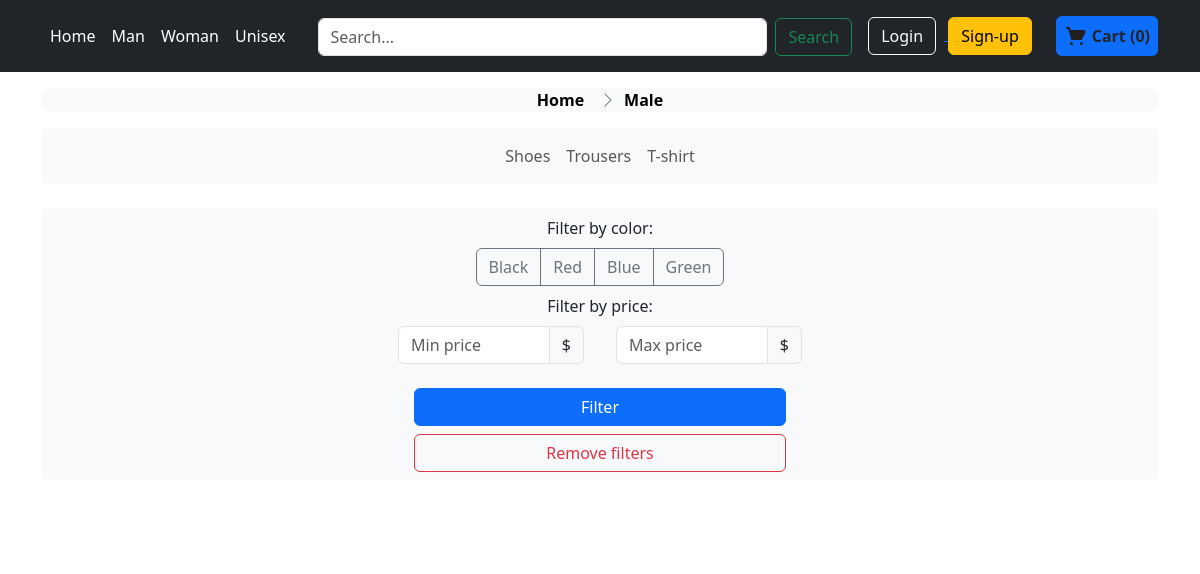
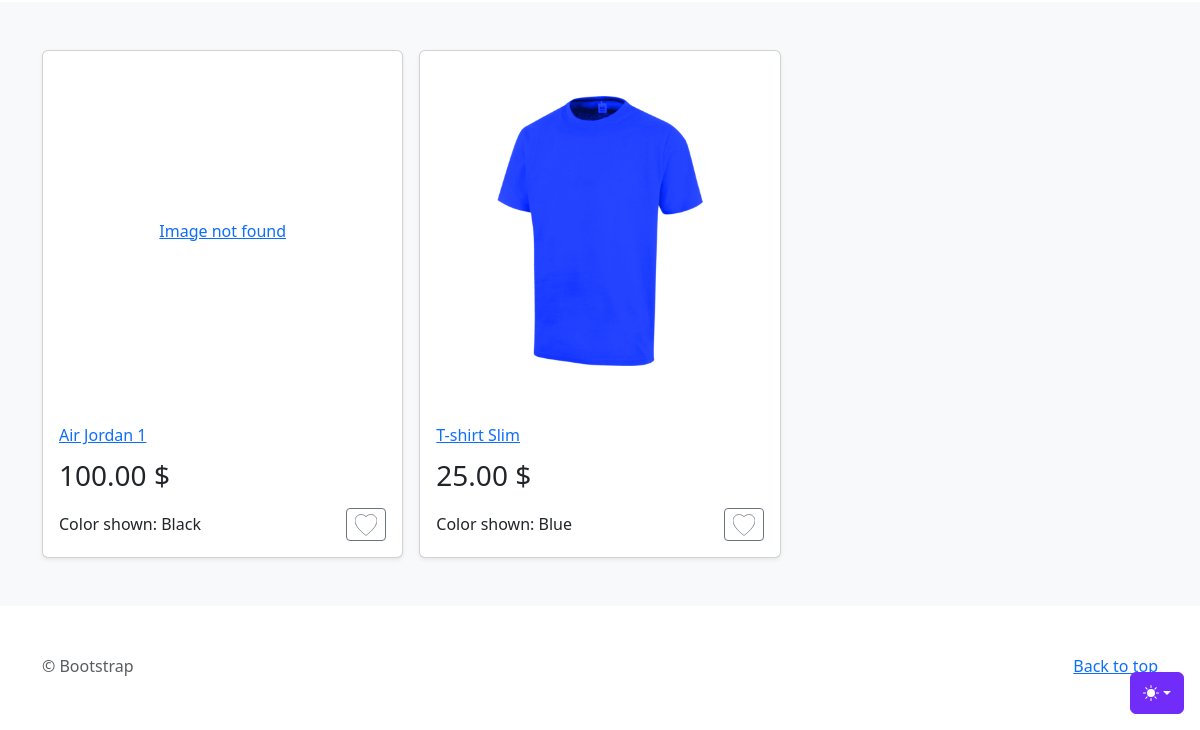
Before: /Male with the older database file (2 pictures, top to bottom).
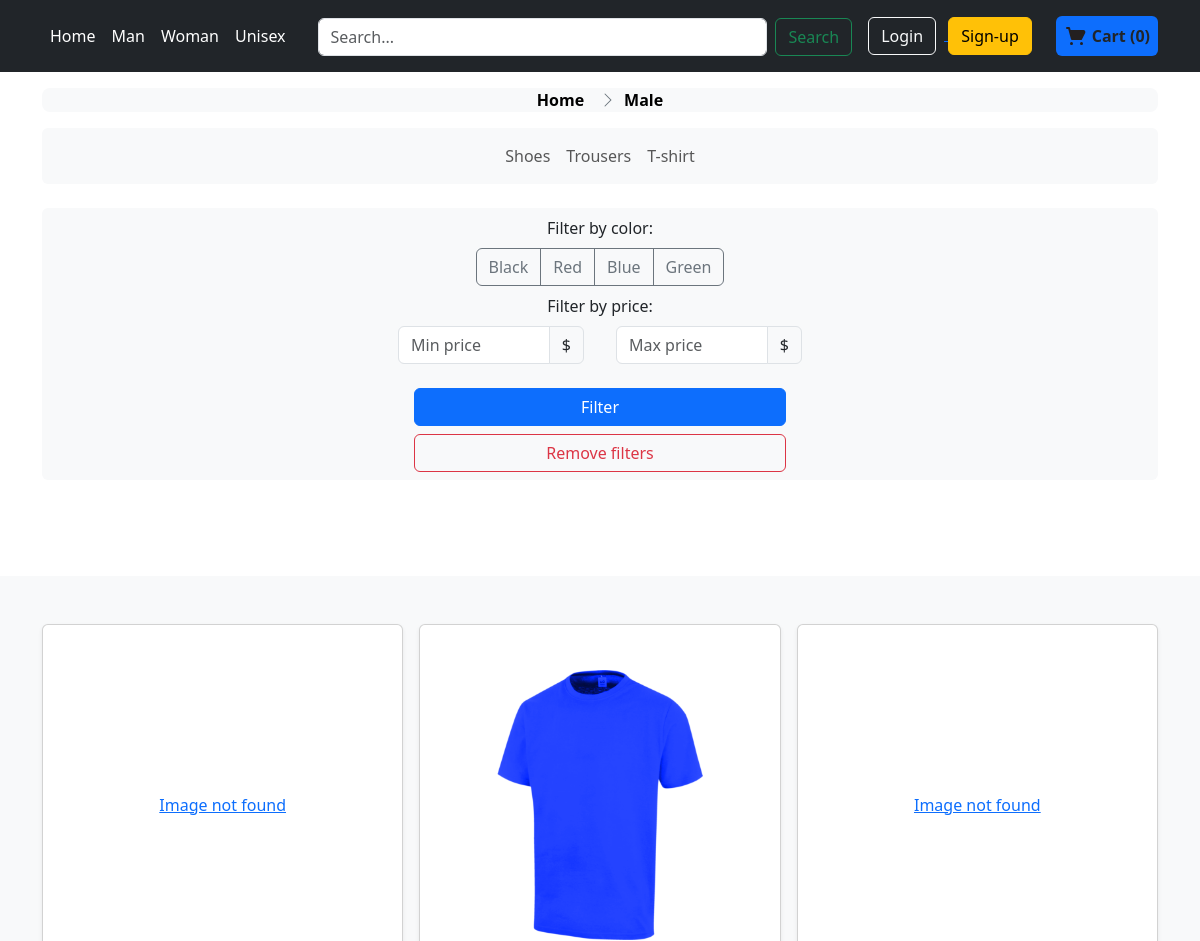
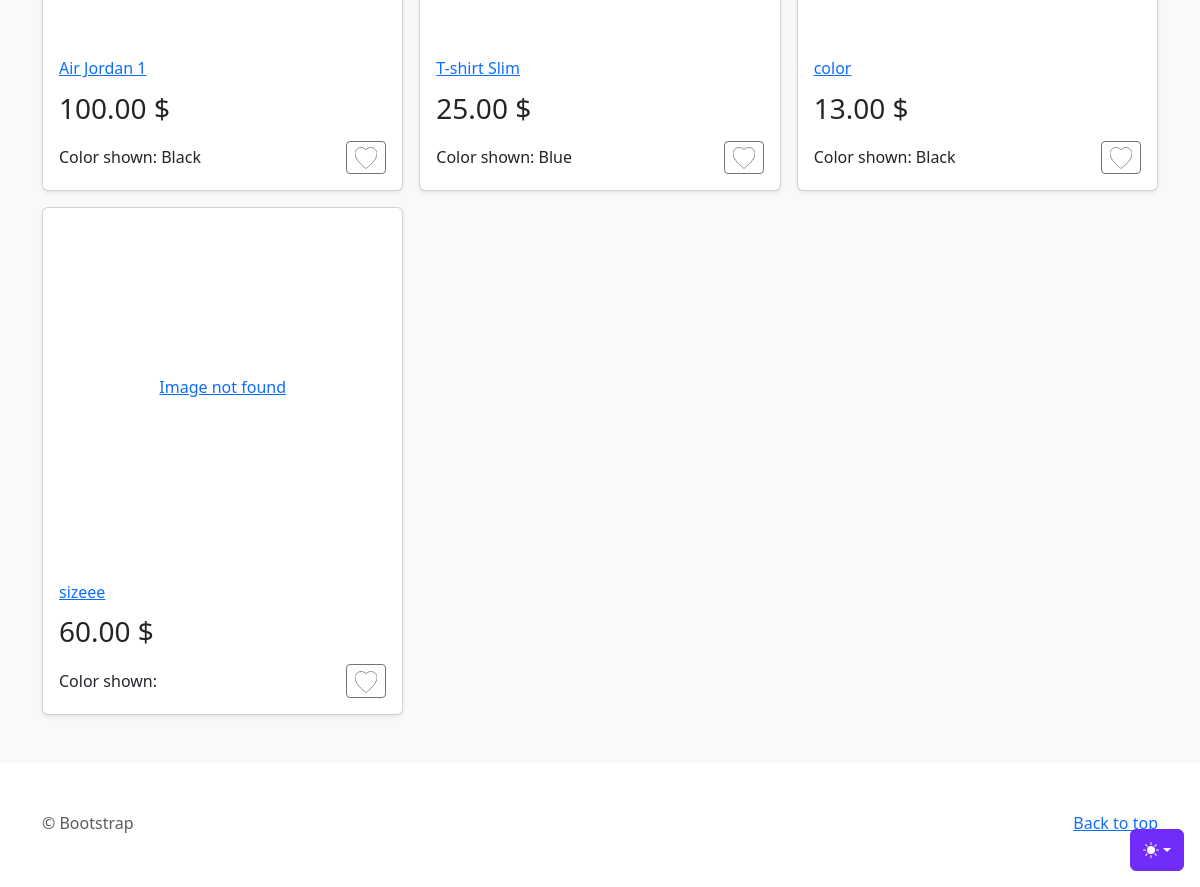
After: the same page with the newer database file (2 pictures, top to bottom).
### store/models.py (models this page shows, shortened)
class Category(models.Model):
    name = models.CharField(max_length=255)
    category_slug = models.SlugField(null=False, unique=True)

class Color(models.Model):
    color_name = models.CharField(max_length=100)

class ProductVariant(models.Model):
    title = models.CharField(max_length=100, blank=True, null=True)
    product = models.ForeignKey(Product, on_delete=models.CASCADE)
    color = models.ForeignKey(Color, on_delete=models.CASCADE, blank=True, null=True)
    size = models.ForeignKey(Size, on_delete=models.CASCADE, blank=True, null=True)
    image_id = models.ForeignKey(Image, blank=True, null=True,on_delete=models.CASCADE)
    price = models.DecimalField(max_digits=12, decimal_places=2, default=0)
    quantity = models.IntegerField(default=1,null=False)
    purchased = models.PositiveIntegerField(default=0, null=False, blank=True)

class Product(models.Model):
    NONE = 'None'
    SIZE = 'Size'
    COLOR = 'Color'
    SIZE_COLOR = 'Size-Color'
    VARIANTS = (
        (NONE, 'None'),
        (SIZE, 'Size'),
        (COLOR, 'Color'),
        (SIZE_COLOR, 'Size-Color'),
    )
    GENDERS = (
        ('Male', 'Male'),
        ('Female', 'Female'),
        ('Unisex', 'Unisex')
    )
    name = models.CharField(max_length=255, null=False, blank=False)
    slug = models.SlugField(null=False, unique=True)
    category = models.ForeignKey(Category, null=False, blank=False, on_delete=models.CASCADE)
    description = models.TextField(null=True, blank=True)
    base_price = models.DecimalField(max_digits=10, decimal_places=2, null=False,blank=False)
    variant = models.CharField(max_length=10, choices=VARIANTS, default=SIZE_COLOR)
    date_added = models.DateTimeField(auto_now_add=True, null=True)
    gender = models.CharField(max_length=10, choices=GENDERS, default='Unisex')

class Image(models.Model):
    name = models.CharField(max_length=50, blank=True)
    product=models.ForeignKey(Product, on_delete=models.CASCADE)
    image = models.ImageField(blank=True, upload_to='static/images/')

### store/views.py (the view)
# urls.py: path('<str:gen>', views.store_view, name='gender-store')
def store_view(request, gen):
    products = ProductVariant.objects.select_related('product').filter(Q(quantity__gt=0) & (Q(product__gender=gen) | Q(product__gender='Unisex')))
    colors = Color.objects.all().distinct()
    products,applied_filters = filters(request, products)
    data = {
        'products': products,
        'gender': gen,
        'applied_filters': applied_filters,
        'colors': colors
    }
    return render(request, 'store/store.html', data | header_data(request))

### order/models.py (called while the page is built)
    def total_items(self):
        return sum(item.quantity for item in self.cartitem_set.all())

    def total_price(self):
        total = 0
        for item in self.cartitem_set.all():
            total += item.quantity * item.product.price
        return total

### order/views.py (called while the page is built)
def get_or_create_cart(request):
    if request.user.is_authenticated:
        cart, created = Cart.objects.get_or_create(user=request.user)
    else:
        session_cart_id = request.session.get('cart_id')
        if session_cart_id:
            cart, created = Cart.objects.get_or_create(session_id=session_cart_id)
        else:
            cart = Cart.objects.create(session_id=str(uuid.uuid4()))
            request.session['cart_id'] = cart.session_id
    return cart

def cart_info(request):
    cart = get_or_create_cart(request)
    data_response = {
        'cart_products': get_cart_products(cart),
        'total_items': cart.total_items(),
        'total_price': cart.total_price()
    }
    return data_response

### templates/store/store.html (shortened to what this page needs)
{% extends 'store/index.html' %}
{% load static %}
{% block styles %}
<link href="{%  static 'assets/dist/css/breadcrumbs.css' %}" rel="stylesheet">
<link rel="stylesheet" href="https://cdn.jsdelivr.net/npm/@docsearch/css@3">
<link href="{%  static 'assets/dist/css/bootstrap.min.css' %}" rel="stylesheet">
{% endblock styles %}
{% block categories %}
  <section class="pt-3 pb-5 text-center container">
        <div class="row pb-lg-5">
      <div class="mx-auto">
        <nav aria-label="breadcrumb">
    <ol class="breadcrumb breadcrumb-chevron p-1 bg-body-tertiary rounded-3 justify-content-center ">
      <li class="breadcrumb-item">
        <a class="link-body-emphasis fw-semibold text-decoration-none" href="{% url 'store:home' %}">Home</a>
      </li>
     <li class="breadcrumb-item">
        <a class="link-body-emphasis fw-semibold text-decoration-none" href="{% url 'store:gender-store' gen=gender %}">{{ gender }}</a>
      </li>
    </ol>
  </nav>
          <nav class="navbar navbar-expand-lg bg-body-tertiary rounded" aria-label="Thirteenth navbar example">
      <div class="container-fluid justify-content-center">
        <div class="collapse navbar-collapse d-lg-flex justify-content-center" id="navbarsExample11">
          <ul class="navbar-nav col-lg-6 justify-content-lg-center">
            {% for category in categories %}
                <li class="nav-item">
                    <a class="nav-link" href="{% url 'store:category' gen=gender category=category.category_slug %}">{{ category.name }}</a>
                </li>
            {% endfor %}
          </ul>
        </div>
      </div>
    </nav>
      {% block filters %}
    <form method="GET" action="" class="bg-body-tertiary py-2 mt-4 rounded d-flex flex-column">
        <span class="text-center">Filter by color:</span>
        <div class="col-lg-2 justify-content-center w-100 my-2 overflow-x-auto">
            <div class="btn-group justify-content-center" role="group" aria-label="Basic checkbox toggle button group">
                {% for color in colors %}
                  <label class="btn btn-outline-secondary" for="btncheck_{{ color.id }}">{{ color.color_name }}</label>
                {% endfor %}
            </div>
        </div>
        <span class="text-center">Filter by price:</span>
        <div class="d-flex justify-content-center my-2">
            <div class="col-lg-2 mx-3">
                <div class="input-group mb-3 ">
                  <input type="number" class="form-control" aria-label="Amount (to the nearest dollar)" min="0" id="min_price" name="min_price" placeholder="Min price" value="{{ applied_filters.min_price }}">
                  <span class="input-group-text">$</span>
                </div>
            </div>
            <div class="col-lg-2 mx-3">
                    <div class="input-group mb-3 ">
                      <input type="number" class="form-control" aria-label="Amount (to the nearest dollar)" id="max_price" min="0" name="max_price" placeholder="Max price" value="{{ applied_filters.max_price }}">
                      <span class="input-group-text">$</span>
                    </div>
            </div>
        </div>
        <div class="d-grid gap-2 col-4 mx-auto">
            <button type="submit" class="btn btn-primary">Filter</button>
            <a class="btn btn-outline-danger" href="#" role="button">Remove filters</a>
        </div>
    </form>
          {% endblock filters %}
      </div>
    </div>
  </section>
{% endblock categories %}

### templates/store/index.html (shortened to what the changed rows need)
{% load static %}
<!doctype html>
<html lang="en" data-bs-theme="auto">
  <head><script src="{% static 'assets/js/color-modes.js' %}"></script>
    <link rel="stylesheet" href="https://cdn.jsdelivr.net/npm/@docsearch/css@3">
<link href="{%  static 'assets/dist/css/bootstrap.min.css' %}" rel="stylesheet">
<link href="{%  static 'assets/dist/css/store.css' %}" rel="stylesheet">
      {% block styles %}
      {% endblock styles %}
  </head>
  <body>
<main>
    {% block categories %}{% endblock categories %}
  <div class="album py-5 bg-body-tertiary">
  <div class="d-flex">
        <div class="container">
            {% block content %}
          <div class="row row-cols-1 row-cols-sm-2 row-cols-md-3 g-3">
              {% if products %}
                  {% for article in products %}
                    <div class="col">
                  <div class="card shadow-sm">
                      <a href="{% url 'store:product-detail' gen=article.product.gender category=article.product.category.category_slug  id=article.id %}">
                          <div class="image-container">
                              {% if article.image_id %}
                                <img class="product-image" src="{{ article.image_id.image.url }}" alt="{{ article.image_id.name }}" >
                              {% else %}
                                <span>Image not found</span>
                              {% endif %}
                          </div>
                      </a>
                          <div class="card-body">
                        <a href="{% url 'store:product-detail' gen=article.product.gender category=article.product.category.category_slug id=article.id %}">
                      <h2 class="name-article">{{ article.product.name }} </h2>
                            </a>
                      <span class="price">{{ article.price }} $</span>
                        <div class="d-flex justify-content-between align-items-center">
                        <span>Color shown: {{ article.color.color_name }}</span>
                            <div class="btn-group">
                          <button type="button" class="btn btn-sm btn-outline-secondary add-to-favourites">
                          </button>
                        </div>
                      </div>
                    </div>
                  </div>
                </div>
                  {% endfor %}
              {% else %}
                  <p class="lead text-body-secondary w-100 text-center">No products found</p>
              {% endif %}
          </div>
            {% endblock content %}
        </div>
  </div>
  </div>
</main>
    </body>
</html>

Changed rows visible on the page:
added ProductVariant: shows "Image not found", product.name "color", price "13.00", color.color_name "Black"
added ProductVariant: shows "Image not found", product.name "sizeee", price "60.00"
